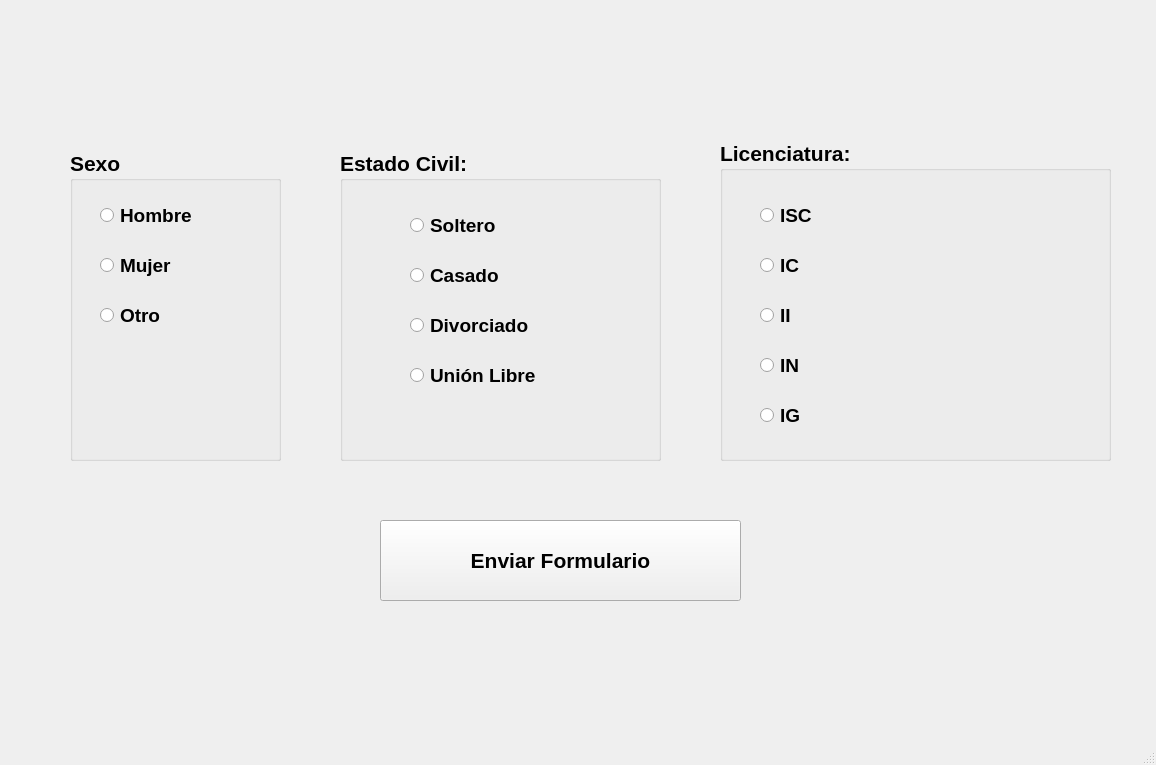
<?xml version="1.0" encoding="UTF-8"?>
<ui version="4.0">
 <class>MainWindow</class>
 <widget class="QMainWindow" name="MainWindow">
  <property name="geometry">
   <rect>
    <x>0</x>
    <y>0</y>
    <width>1156</width>
    <height>765</height>
   </rect>
  </property>
  <property name="windowTitle">
   <string>MainWindow</string>
  </property>
  <widget class="QWidget" name="centralwidget">
   <widget class="QLabel" name="label">
    <property name="geometry">
     <rect>
      <x>110</x>
      <y>10</y>
      <width>841</width>
      <height>101</height>
     </rect>
    </property>
    <property name="text">
     <string/>
    </property>
    <property name="pixmap">
     <pixmap resource="recursos_proyecto.qrc">:/UAT_FIANS/UAT</pixmap>
    </property>
    <property name="scaledContents">
     <bool>true</bool>
    </property>
   </widget>
   <widget class="QLabel" name="label_3">
    <property name="geometry">
     <rect>
      <x>930</x>
      <y>650</y>
      <width>81</width>
      <height>71</height>
     </rect>
    </property>
    <property name="text">
     <string/>
    </property>
    <property name="pixmap">
     <pixmap resource="recursos_proyecto.qrc">:/LOGO/AmongB</pixmap>
    </property>
    <property name="scaledContents">
     <bool>true</bool>
    </property>
   </widget>
   <widget class="QGroupBox" name="groupBox">
    <property name="geometry">
     <rect>
      <x>720</x>
      <y>140</y>
      <width>391</width>
      <height>321</height>
     </rect>
    </property>
    <property name="font">
     <font>
      <pointsize>16</pointsize>
      <weight>75</weight>
      <bold>true</bold>
     </font>
    </property>
    <property name="title">
     <string>Licenciatura:</string>
    </property>
    <widget class="QRadioButton" name="rb_isc">
     <property name="geometry">
      <rect>
       <x>40</x>
       <y>60</y>
       <width>321</width>
       <height>31</height>
      </rect>
     </property>
     <property name="font">
      <font>
       <pointsize>14</pointsize>
       <weight>75</weight>
       <bold>true</bold>
      </font>
     </property>
     <property name="text">
      <string>ISC</string>
     </property>
    </widget>
    <widget class="QRadioButton" name="rb_ic">
     <property name="geometry">
      <rect>
       <x>40</x>
       <y>110</y>
       <width>321</width>
       <height>31</height>
      </rect>
     </property>
     <property name="font">
      <font>
       <pointsize>14</pointsize>
       <weight>75</weight>
       <bold>true</bold>
      </font>
     </property>
     <property name="text">
      <string>IC</string>
     </property>
    </widget>
    <widget class="QRadioButton" name="b_ii">
     <property name="geometry">
      <rect>
       <x>40</x>
       <y>160</y>
       <width>321</width>
       <height>31</height>
      </rect>
     </property>
     <property name="font">
      <font>
       <pointsize>14</pointsize>
       <weight>75</weight>
       <bold>true</bold>
      </font>
     </property>
     <property name="text">
      <string>II</string>
     </property>
    </widget>
    <widget class="QRadioButton" name="rb_in">
     <property name="geometry">
      <rect>
       <x>40</x>
       <y>210</y>
       <width>321</width>
       <height>31</height>
      </rect>
     </property>
     <property name="font">
      <font>
       <pointsize>14</pointsize>
       <weight>75</weight>
       <bold>true</bold>
      </font>
     </property>
     <property name="text">
      <string>IN</string>
     </property>
    </widget>
    <widget class="QRadioButton" name="rb_ig">
     <property name="geometry">
      <rect>
       <x>40</x>
       <y>260</y>
       <width>321</width>
       <height>31</height>
      </rect>
     </property>
     <property name="font">
      <font>
       <pointsize>14</pointsize>
       <weight>75</weight>
       <bold>true</bold>
      </font>
     </property>
     <property name="text">
      <string>IG</string>
     </property>
    </widget>
   </widget>
   <widget class="QGroupBox" name="groupBox_2">
    <property name="geometry">
     <rect>
      <x>70</x>
      <y>150</y>
      <width>211</width>
      <height>311</height>
     </rect>
    </property>
    <property name="font">
     <font>
      <pointsize>16</pointsize>
      <weight>75</weight>
      <bold>true</bold>
     </font>
    </property>
    <property name="title">
     <string>Sexo</string>
    </property>
    <widget class="QRadioButton" name="rb_mujer">
     <property name="geometry">
      <rect>
       <x>30</x>
       <y>100</y>
       <width>201</width>
       <height>31</height>
      </rect>
     </property>
     <property name="font">
      <font>
       <pointsize>14</pointsize>
       <weight>75</weight>
       <bold>true</bold>
      </font>
     </property>
     <property name="text">
      <string>Mujer</string>
     </property>
    </widget>
    <widget class="QRadioButton" name="tb_otro">
     <property name="geometry">
      <rect>
       <x>30</x>
       <y>150</y>
       <width>201</width>
       <height>31</height>
      </rect>
     </property>
     <property name="font">
      <font>
       <pointsize>14</pointsize>
       <weight>75</weight>
       <bold>true</bold>
      </font>
     </property>
     <property name="text">
      <string>Otro</string>
     </property>
    </widget>
    <widget class="QRadioButton" name="rb_hombre">
     <property name="geometry">
      <rect>
       <x>30</x>
       <y>50</y>
       <width>201</width>
       <height>31</height>
      </rect>
     </property>
     <property name="font">
      <font>
       <pointsize>14</pointsize>
       <weight>75</weight>
       <bold>true</bold>
      </font>
     </property>
     <property name="text">
      <string>Hombre</string>
     </property>
    </widget>
   </widget>
   <widget class="QGroupBox" name="groupBox_3">
    <property name="geometry">
     <rect>
      <x>340</x>
      <y>150</y>
      <width>321</width>
      <height>311</height>
     </rect>
    </property>
    <property name="font">
     <font>
      <pointsize>16</pointsize>
      <weight>75</weight>
      <bold>true</bold>
     </font>
    </property>
    <property name="title">
     <string>Estado Civil:</string>
    </property>
    <widget class="QRadioButton" name="rb_casado">
     <property name="geometry">
      <rect>
       <x>70</x>
       <y>110</y>
       <width>201</width>
       <height>31</height>
      </rect>
     </property>
     <property name="font">
      <font>
       <pointsize>14</pointsize>
       <weight>75</weight>
       <bold>true</bold>
      </font>
     </property>
     <property name="text">
      <string>Casado</string>
     </property>
    </widget>
    <widget class="QRadioButton" name="rb_unionLibre">
     <property name="geometry">
      <rect>
       <x>70</x>
       <y>210</y>
       <width>201</width>
       <height>31</height>
      </rect>
     </property>
     <property name="font">
      <font>
       <pointsize>14</pointsize>
       <weight>75</weight>
       <bold>true</bold>
      </font>
     </property>
     <property name="text">
      <string>Unión Libre</string>
     </property>
    </widget>
    <widget class="QRadioButton" name="rb_soltero">
     <property name="geometry">
      <rect>
       <x>70</x>
       <y>60</y>
       <width>201</width>
       <height>31</height>
      </rect>
     </property>
     <property name="font">
      <font>
       <pointsize>14</pointsize>
       <weight>75</weight>
       <bold>true</bold>
      </font>
     </property>
     <property name="text">
      <string>Soltero</string>
     </property>
    </widget>
    <widget class="QRadioButton" name="rb_divorciado">
     <property name="geometry">
      <rect>
       <x>70</x>
       <y>160</y>
       <width>201</width>
       <height>31</height>
      </rect>
     </property>
     <property name="font">
      <font>
       <pointsize>14</pointsize>
       <weight>75</weight>
       <bold>true</bold>
      </font>
     </property>
     <property name="text">
      <string>Divorciado</string>
     </property>
    </widget>
   </widget>
   <widget class="QPushButton" name="btn_enviar">
    <property name="geometry">
     <rect>
      <x>380</x>
      <y>520</y>
      <width>361</width>
      <height>81</height>
     </rect>
    </property>
    <property name="font">
     <font>
      <pointsize>16</pointsize>
      <weight>75</weight>
      <bold>true</bold>
     </font>
    </property>
    <property name="text">
     <string>Enviar Formulario</string>
    </property>
   </widget>
  </widget>
  <widget class="QMenuBar" name="menubar">
   <property name="geometry">
    <rect>
     <x>0</x>
     <y>0</y>
     <width>1156</width>
     <height>26</height>
    </rect>
   </property>
  </widget>
  <widget class="QStatusBar" name="statusbar"/>
 </widget>
 <resources>
  <include location="recursos_proyecto.qrc"/>
  <include location="C:/Program Files (x86)/Qt Designer/recursos_proyecto.qrc"/>
 </resources>
 <connections/>
</ui>
